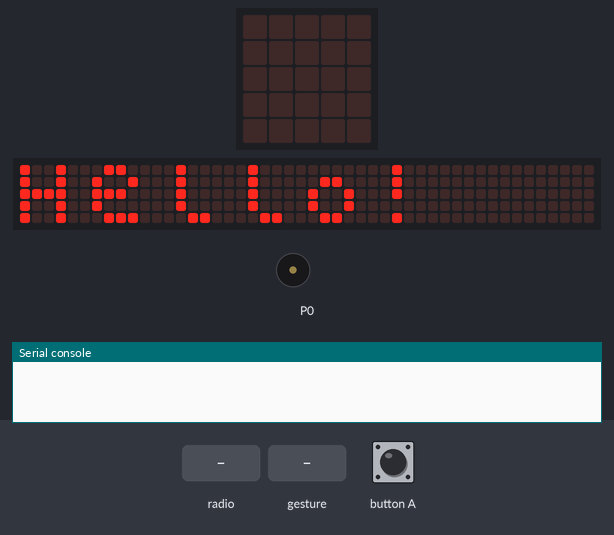
A program run on a simulated BBC micro:bit (MakeCode). On the bench: the board's 5×5 LED display, a strip that is not on the board, showing the scrolling text unrolled, buzzer (waves = sounding), the last lines printed to the serial console. Inputs (shaded band) come from the test bench. No radio messages arrive unless stated (any console line starting 'radio sent:' is added by the test bench); a tilt is held for 1.5 s and a shake lasts 1 s, then the board lies face up again; the 48×5 strip is a reading aid, not a part: it shows the text the display is scrolling, unrolled, one strip-width of it at a time.

Above: at 5.6 s.
7.6 s: radio message "salut=1" arrives
At 10.0 s:
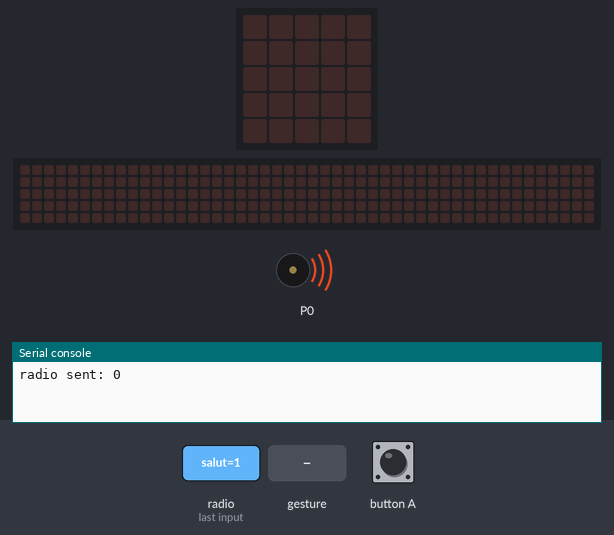
10.3 s: gesture 'logo up'
At 10.6 s:
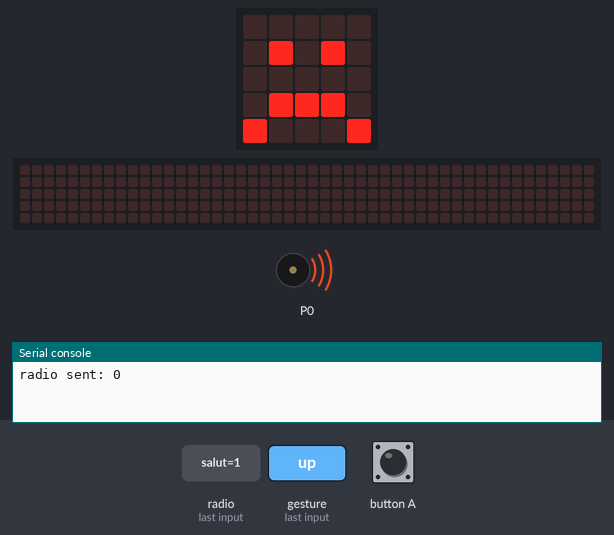
12.3 s: radio message "0" arrives
At 13.5 s:
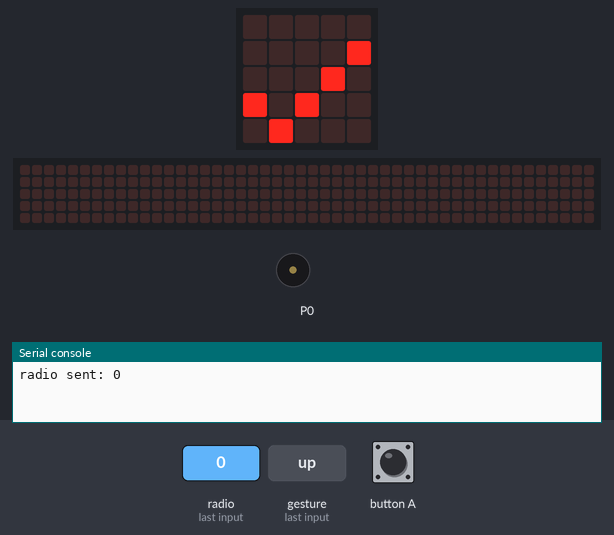
15.2 s: gesture 'shake'
At 15.6 s:
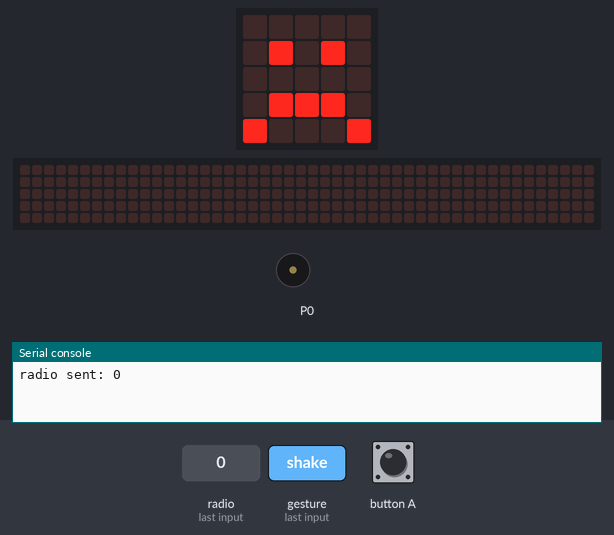
18.9 s: radio message "salut=0" arrives
At 19.1 s:
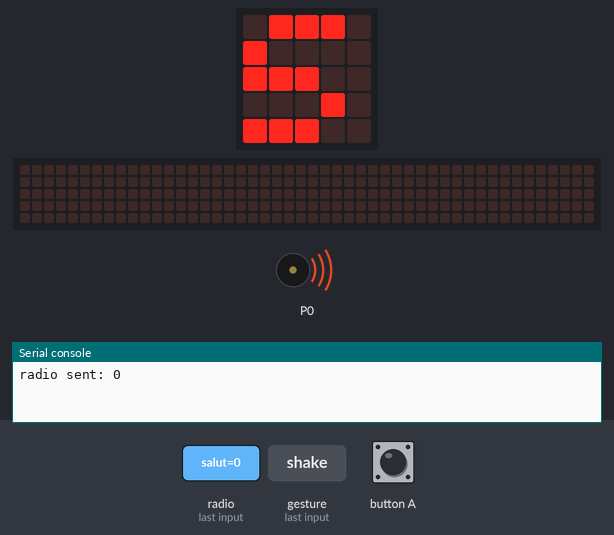
Timing chart, 0 to 24.4 s (numbered marks = the images above; inputs shaded):
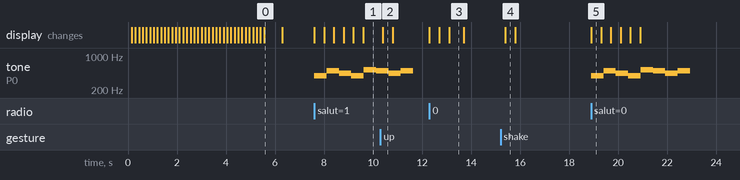

Measured:
- after the input at 7.6 s, tone on P0: plays 392 Hz for 0.51 s, 494 Hz for 0.51 s, 440 Hz for 0.51 s, 392 Hz for 0.51 s, 523 Hz for 0.51 s, 494 Hz for 0.17 s, starting at once; the display: first changes at once (image 1 shows a later state)
- after the input at 10.3 s, the display: changes after 0.10 s (image 2)
- after the input at 12.3 s, the display: first changes at once (image 3 shows a later state)
- after the input at 15.2 s, the display: changes after 0.20 s (image 4)
- after the input at 18.9 s, tone on P0: plays 392 Hz for 0.51 s, 494 Hz for 0.51 s, 440 Hz for 0.51 s, 392 Hz for 0.51 s, 523 Hz for 0.51 s, 494 Hz for 0.51 s … (8 notes in this stretch), starting at once; the display: changes at once (image 5)
- what the display in image 0 shows lasts 0.7 s, from 5.6 s to 6.3 s
- what the display in image 2 shows lasts 0.4 s, from 10.4 s to 10.8 s

The program:

main.ts
```typescript
radio.onReceivedNumber(function (receivedNumber) {
    basic.showLeds(`
        . # # # .
        # . . . #
        # . . . #
        # . . . #
        . # # # .
        `)
    basic.showLeds(`
        . # . . #
        . # . # .
        . # # . .
        . # # . .
        . # . # .
        `)
    basic.showIcon(IconNames.Yes)
    basic.clearScreen()
})
input.onGesture(Gesture.LogoUp, function () {
    basic.showLeds(`
        . . . . .
        . # . # .
        . . . . .
        . # # # .
        # . . . #
        `)
    basic.clearScreen()
})
input.onGesture(Gesture.Shake, function () {
    basic.showLeds(`
        . . . . .
        . # . # .
        . . . . .
        . # # # .
        # . . . #
        `)
    basic.clearScreen()
})
input.onGesture(Gesture.LogoDown, function () {
    basic.showLeds(`
        . . . . .
        . # . # .
        . . . . .
        . # # # .
        # . . . #
        `)
    basic.clearScreen()
})
radio.onReceivedValue(function (name, value) {
    music.play(music.stringPlayable("G B A G C5 B A B ", 120), music.PlaybackMode.InBackground)
    basic.showLeds(`
        . # # # .
        # . . . .
        # # # . .
        . . . # .
        # # # . .
        `)
    basic.showLeds(`
        . . # . .
        . # . # .
        # . . . #
        # # # # #
        # . . . #
        `)
    basic.showLeds(`
        . # . . .
        . # . . .
        . # . . .
        . # . . .
        . # # # .
        `)
    basic.showLeds(`
        # . . . #
        # . . . #
        # . . . #
        # . . . #
        . # # # .
        `)
    basic.showLeds(`
        # # # # #
        . . # . .
        . . # . .
        . . # . .
        . . # . .
        `)
    basic.clearScreen()
})
basic.showString("Hello!")
radio.setTransmitPower(7)
radio.setGroup(1)
radio.sendNumber(0)
basic.forever(function () {
    if (input.buttonIsPressed(Button.A)) {
        radio.sendValue("salut", 3)
    }
})
```

test.ts
```typescript
// les tests vont ici ; cela ne sera pas compilé si ce paquet est utilisé en tant qu'extension.
```
